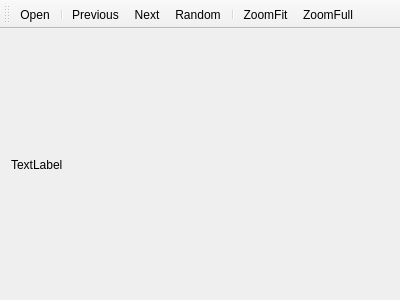
<?xml version="1.0" encoding="UTF-8"?>
<ui version="4.0">
 <class>MainWindow</class>
 <widget class="QMainWindow" name="MainWindow">
  <property name="geometry">
   <rect>
    <x>0</x>
    <y>0</y>
    <width>400</width>
    <height>300</height>
   </rect>
  </property>
  <property name="windowTitle">
   <string>MainWindow</string>
  </property>
  <widget class="QWidget" name="centralWidget">
   <layout class="QVBoxLayout" name="verticalLayout">
    <item>
     <layout class="QHBoxLayout" name="horizontalLayout_2">
      <item>
       <widget class="QLabel" name="label">
        <property name="text">
         <string>TextLabel</string>
        </property>
       </widget>
      </item>
     </layout>
    </item>
   </layout>
  </widget>
  <widget class="QToolBar" name="toolBar">
   <property name="windowTitle">
    <string>toolBar</string>
   </property>
   <attribute name="toolBarArea">
    <enum>TopToolBarArea</enum>
   </attribute>
   <attribute name="toolBarBreak">
    <bool>false</bool>
   </attribute>
   <addaction name="actionOpen"/>
   <addaction name="separator"/>
   <addaction name="actionPrevious"/>
   <addaction name="actionNext"/>
   <addaction name="actionRandom"/>
   <addaction name="separator"/>
   <addaction name="actionZoomFit"/>
   <addaction name="actionZoomFull"/>
  </widget>
  <action name="actionPrevious">
   <property name="text">
    <string>Previous</string>
   </property>
   <property name="shortcut">
    <string>Shift+Space</string>
   </property>
  </action>
  <action name="actionNext">
   <property name="text">
    <string>Next</string>
   </property>
   <property name="shortcut">
    <string>Space</string>
   </property>
  </action>
  <action name="actionOpen">
   <property name="text">
    <string>Open</string>
   </property>
   <property name="shortcut">
    <string>Ctrl+O</string>
   </property>
  </action>
  <action name="actionZoomFit">
   <property name="text">
    <string>ZoomFit</string>
   </property>
   <property name="shortcut">
    <string>-</string>
   </property>
  </action>
  <action name="actionZoomFull">
   <property name="text">
    <string>ZoomFull</string>
   </property>
   <property name="shortcut">
    <string>=</string>
   </property>
  </action>
  <action name="actionRandom">
   <property name="text">
    <string>Random</string>
   </property>
   <property name="shortcut">
    <string>R</string>
   </property>
  </action>
  <action name="actionRename">
   <property name="text">
    <string>Rename</string>
   </property>
   <property name="shortcut">
    <string>F2</string>
   </property>
  </action>
 </widget>
 <layoutdefault spacing="6" margin="11"/>
 <resources/>
 <connections>
  <connection>
   <sender>actionNext</sender>
   <signal>activated()</signal>
   <receiver>MainWindow</receiver>
   <slot>next()</slot>
   <hints>
    <hint type="sourcelabel">
     <x>-1</x>
     <y>-1</y>
    </hint>
    <hint type="destinationlabel">
     <x>199</x>
     <y>149</y>
    </hint>
   </hints>
  </connection>
  <connection>
   <sender>actionPrevious</sender>
   <signal>activated()</signal>
   <receiver>MainWindow</receiver>
   <slot>previous()</slot>
   <hints>
    <hint type="sourcelabel">
     <x>-1</x>
     <y>-1</y>
    </hint>
    <hint type="destinationlabel">
     <x>66</x>
     <y>271</y>
    </hint>
   </hints>
  </connection>
  <connection>
   <sender>actionOpen</sender>
   <signal>activated()</signal>
   <receiver>MainWindow</receiver>
   <slot>open()</slot>
   <hints>
    <hint type="sourcelabel">
     <x>-1</x>
     <y>-1</y>
    </hint>
    <hint type="destinationlabel">
     <x>199</x>
     <y>149</y>
    </hint>
   </hints>
  </connection>
  <connection>
   <sender>actionZoomFit</sender>
   <signal>activated()</signal>
   <receiver>MainWindow</receiver>
   <slot>zoomFit()</slot>
   <hints>
    <hint type="sourcelabel">
     <x>-1</x>
     <y>-1</y>
    </hint>
    <hint type="destinationlabel">
     <x>199</x>
     <y>149</y>
    </hint>
   </hints>
  </connection>
  <connection>
   <sender>actionZoomFull</sender>
   <signal>activated()</signal>
   <receiver>MainWindow</receiver>
   <slot>zoomFull()</slot>
   <hints>
    <hint type="sourcelabel">
     <x>-1</x>
     <y>-1</y>
    </hint>
    <hint type="destinationlabel">
     <x>199</x>
     <y>149</y>
    </hint>
   </hints>
  </connection>
  <connection>
   <sender>actionRandom</sender>
   <signal>activated()</signal>
   <receiver>MainWindow</receiver>
   <slot>random()</slot>
   <hints>
    <hint type="sourcelabel">
     <x>-1</x>
     <y>-1</y>
    </hint>
    <hint type="destinationlabel">
     <x>389</x>
     <y>294</y>
    </hint>
   </hints>
  </connection>
  <connection>
   <sender>actionRename</sender>
   <signal>activated()</signal>
   <receiver>MainWindow</receiver>
   <slot>rename()</slot>
   <hints>
    <hint type="sourcelabel">
     <x>-1</x>
     <y>-1</y>
    </hint>
    <hint type="destinationlabel">
     <x>396</x>
     <y>167</y>
    </hint>
   </hints>
  </connection>
 </connections>
 <slots>
  <slot>next()</slot>
  <slot>previous()</slot>
  <slot>open()</slot>
  <slot>zoomIn()</slot>
  <slot>zoomOut()</slot>
  <slot>zoomFit()</slot>
  <slot>zoomFull()</slot>
  <slot>random()</slot>
  <slot>rename()</slot>
 </slots>
</ui>
